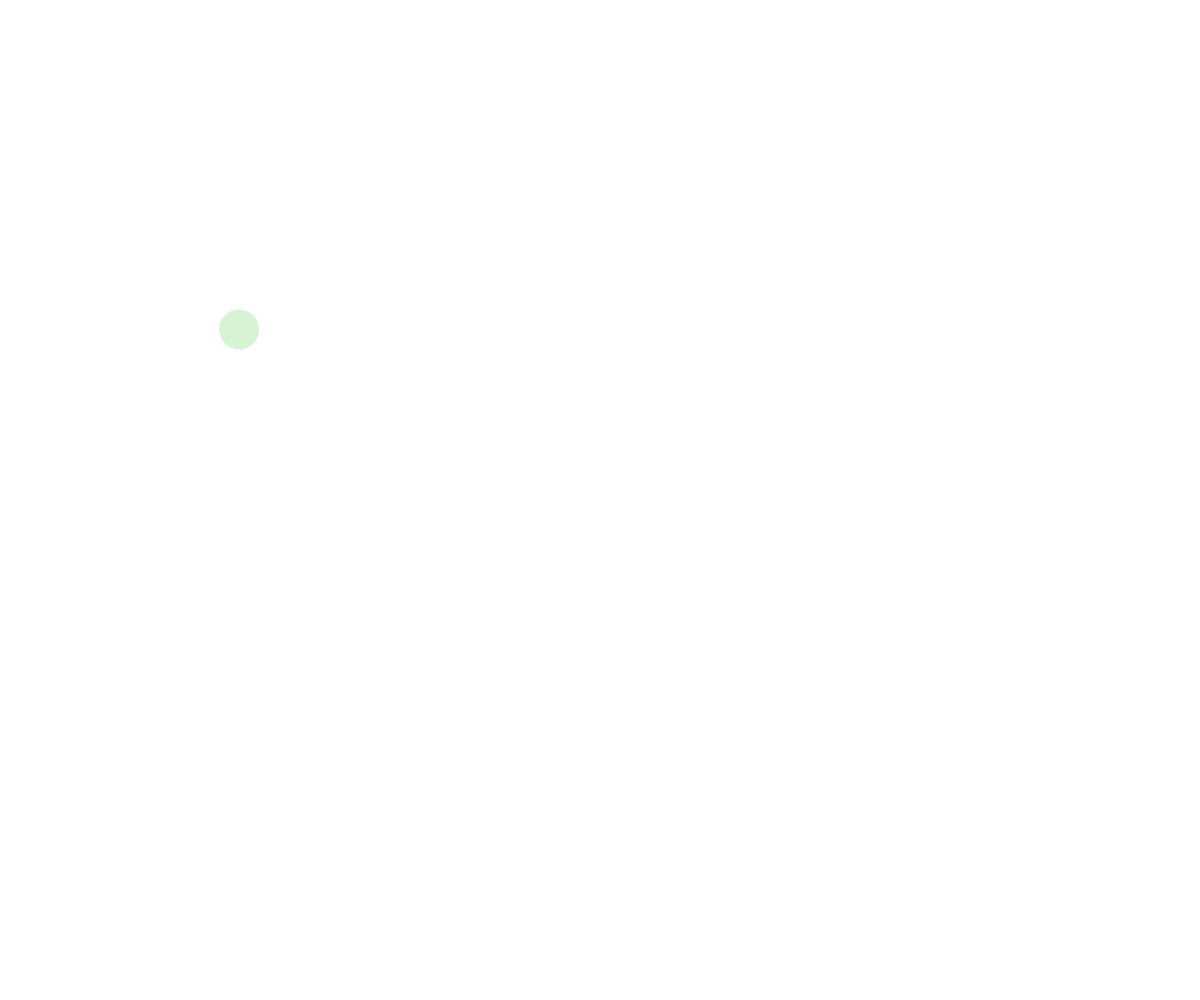
Frame 1 (no input)
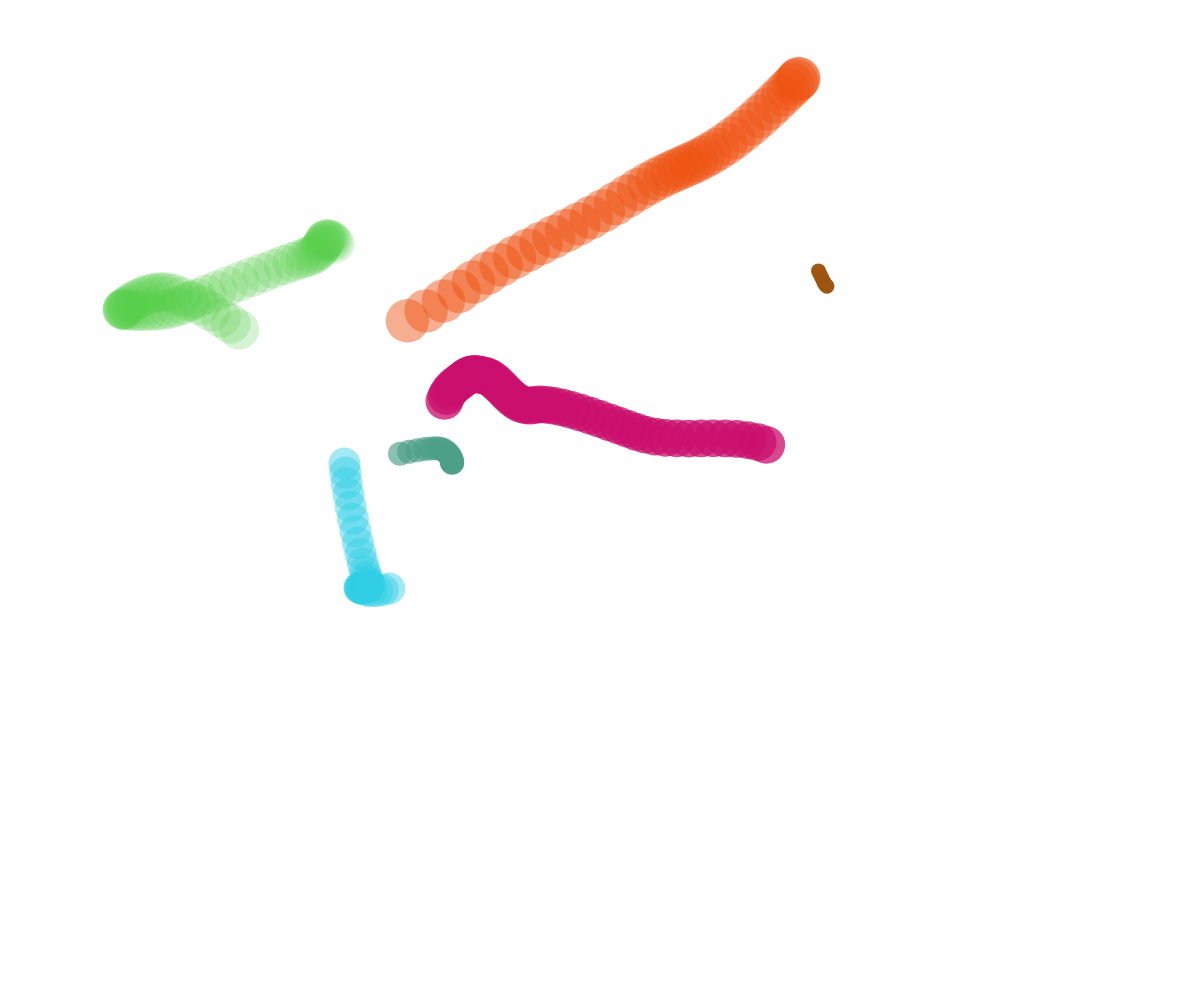
Frame 60 (no input)
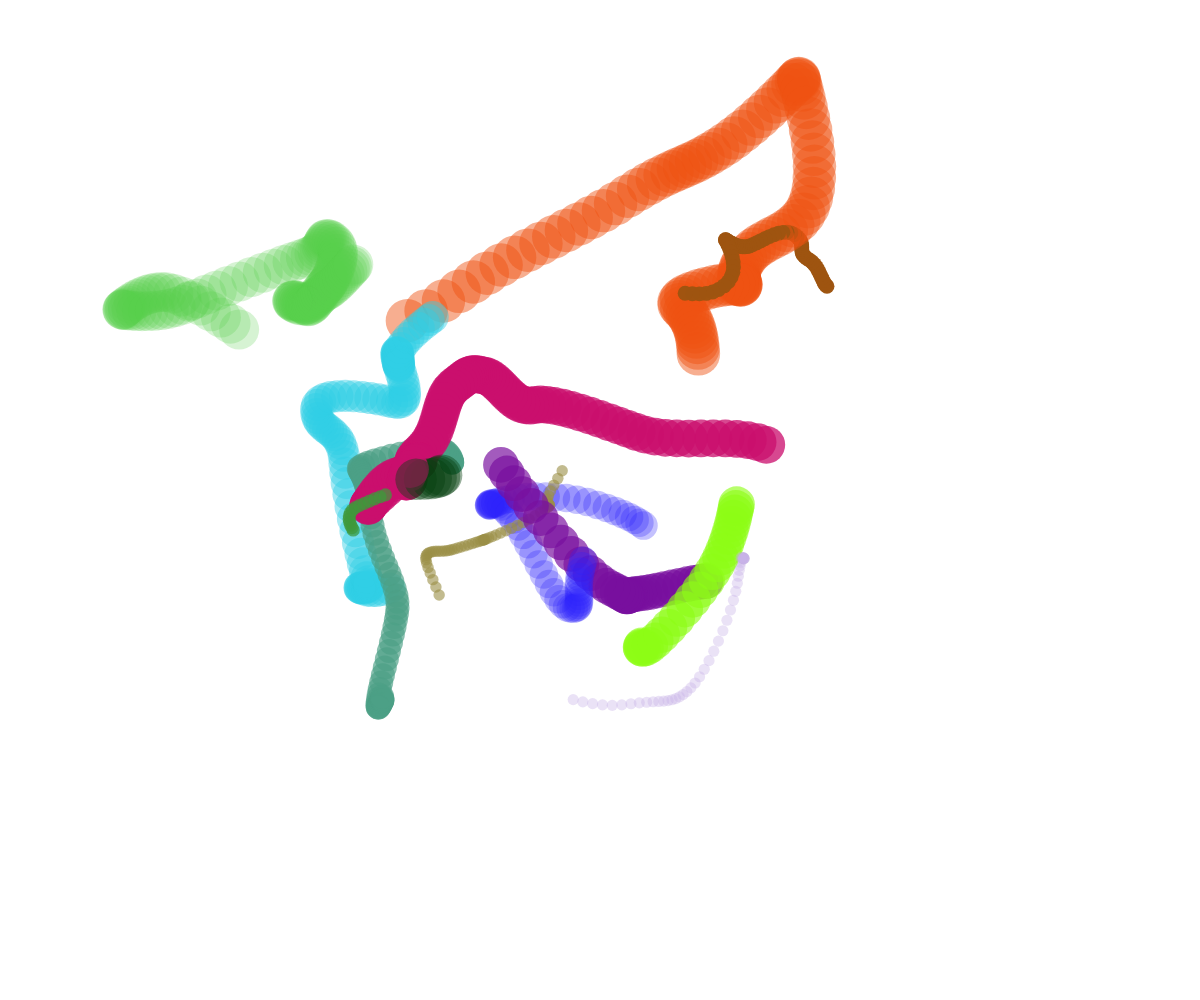
Frame 120 (the mouse pressed at the canvas centre since frame 60)

The p5.js sketch that drew these frames (run headless with seeded random() and noise() and a simulated clock; from frame 60 on, the mouse is pressed at the canvas centre):

// p5.js sketch
// ── sketch.js
// Perlin Noise Ball

let ballArray = [];

function setup() {
  createCanvas(windowWidth, windowHeight);
  background("white");
  noStroke();
  spawnBall();
  // spawn a new ball every half seconds
  window.setInterval(spawnBall, 500); 
}

function draw() {
  for (let theBall of ballArray) {
    fill(theBall.color);
    // move
    theBall.x = noise(theBall.time) * width;
    theBall.y = noise(theBall.time + 300) * height;
  
    //display
    circle(theBall.x, theBall.y, theBall.size);
  
    theBall.time += 0.01;
  }
}

function spawnBall() {
  let ball = {
    x: random(width),
    y: random(height),
    size: random(10, 50),
    color: color(random(255), random(255), random(255), random(255)),
    time: random(0, 1000),
  };
  ballArray.push(ball);
}

function mousePressed() {
  spawnBall();
}
